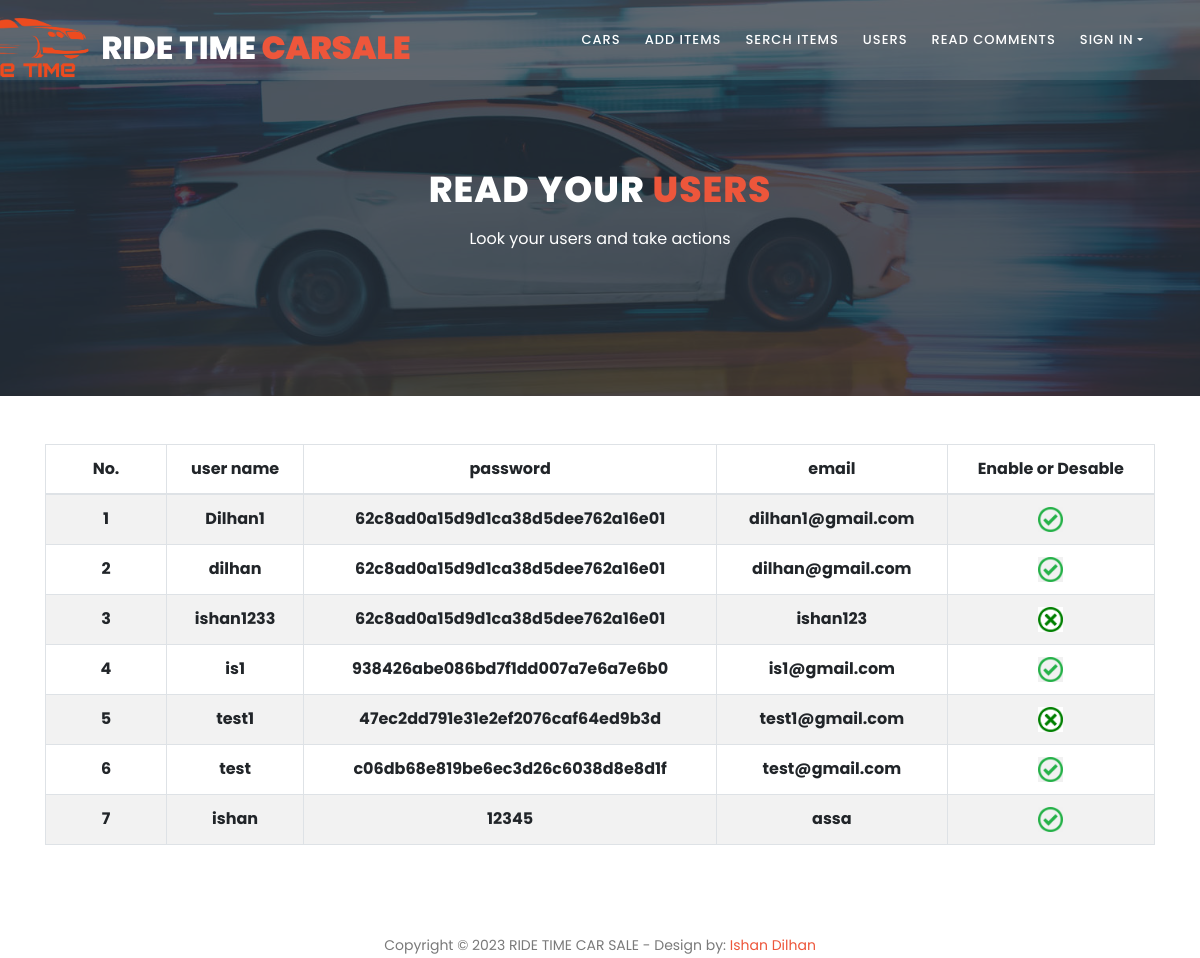
/Admin/readusers.php, run on the app's committed database.
### tables this page shows
CREATE TABLE `car_user` (
  `user_id` int(11) NOT NULL,
  `user_cato` int(11) DEFAULT 3,
  `user_name` varchar(100) NOT NULL,
  `pwd` varchar(100) DEFAULT NULL,
  `email` varchar(100) DEFAULT NULL,
  `phone_no` varchar(20) DEFAULT NULL,
  `user_image_url` varchar(200) DEFAULT NULL,
  `user_is_active` tinyint(1) DEFAULT 1,
  `last_login` datetime DEFAULT NULL,
  `created_date` datetime DEFAULT NULL
);

### Admin/readusers.php (the view, shortened to what this page needs)
<?php
include_once "header1.php";
$query  = "SELECT `user_id`,`user_name`,`pwd`,`email`,`phone_no`,`user_image_url`,`user_is_active`,`last_login`,`created_date` FROM `car_user` ORDER BY `user_id` DESC";
$searchQ = mysqli_query($con,$query);
?>
    <section class="section section-bg" id="call-to-action" style="background-image: url(assets/images/banner-image-1-1920x500.jpg)">
        <div class="container">
            <div class="row">
                <div class="col-lg-10 offset-lg-1">
                    <div class="cta-content">
                        <br>
                        <br>
                        <h2>Read your <em>users</em></h2>
                        <p>Look your users and take actions</p>
                    </div>
                </div>
            </div>
        </div>
    </section>
            <div class="col-md-12  text-center">
                <br>
                <br>
					                	<div ><span id="ishan" style="color: red; font-weight: bolder;">
                                        <?php
if(mysqli_num_rows($searchQ ) == 0)
{   echo mysqli_num_rows($searchQ );
    echo 'no item found ! ';
}
else
{
    ?>
<div class="container table-responsive">
  <table class="table table-bordered table-striped">
    <thead>
      <tr>
        <th scope="col">No.</th>
        <th scope="col">user name</th>
        <th scope="col">password</th>
        <th scope="col">email</th>
        <th scope="col">Enable or Desable</th>
      </tr>
    </thead>
    <tbody>
      <?php
      $num = 1;
      while ($row = mysqli_fetch_array($searchQ )) {
      ?>
        <tr>
          <th scope="row"><?php echo $num; ?></th>
          <td><?php echo $row['user_name']; ?></td>
          <td><?php echo $row['pwd']; ?></td>
          <td><?php echo $row['email']; ?></td>
          <?php
if ( $row['user_is_active']== 1) {
?>
    <td style="text-align: center; vertical-align: middle;">
    <img style="height: 25px; width: 25px; cursor: pointer;" src="./../assets/images/correct.png" alt="enable" onclick="enableDesable(<?php echo $row['user_id']; ?>, 'd')">
</td>
<?php
} else {
?>
    <td style="text-align: center; vertical-align: middle;">
        <img style="height: 25px; width: 25px; cursor: pointer;" src="./../assets/images/wrong.png" alt="disable" onclick="enableDesable(<?php echo $row['user_id']; ?>, 'e')">
    </td>
<?php
}
?>
        </tr>
      <?php
        $num++;
      }
      ?>
    </tbody>
  </table>
    </div>
    <?php
  }
  ?></span></div>
			</div>
    <footer>
        <div class="container">
            <div class="row">
                <div class="col-lg-12 " style="text-align: center;">
                <br>
                <br>
                <br>
                    <p>
                        Copyright © 2023 RIDE TIME CAR SALE
                        - Design by: <a href="https://www.ishanwaruna.com/">Ishan Dilhan</a>
                    </p>
                </div>
            </div>
        </div>
    </footer>
  </body>
</html>

### Admin/assets/css/style.css (style rules this page uses)
html, body, div, span, applet, object, iframe, h1, h2, h3, h4, h5, h6, p, blockquote, div pre, a, abbr, acronym, address, big, cite, code, del, dfn, em, font, img, ins, kbd, q, s, samp, small, strike, strong, sub, sup, tt, var, b, u, i, center, dl, dt, dd, ol, ul, li, figure, header, nav, section, article, aside, footer, figcaption { margin: 0; padding: 0; border: 0; outline: 0; }
header, nav, section, article, aside, footer, hgroup { display: block; }
* { box-sizing: border-box; }
html, body { font-family: 'Poppins', sans-serif; font-weight: 400; background-color: #fff; font-size: 16px; -ms-text-size-adjust: 100%; -webkit-font-smoothing: antialiased; -moz-osx-font-smoothing: grayscale; }
a { text-decoration: none !important; }
h1, h2, h3, h4, h5, h6 { margin-top: 0px; margin-bottom: 0px; }
p { font-size: 14px; line-height: 25px; color: #7a7a7a; }
html, body { background: #fff; font-family: 'Poppins', sans-serif; }
#call-to-action { padding: 120px 0px; background-image: url(../images/cta-bg.jpg); background-position: center center; background-repeat: no-repeat; background-size: cover; text-align: center; }
.cta-content h2 { font-size: 36px; text-transform: uppercase; font-weight: 800; color: #fff; letter-spacing: 1px; }
.cta-content h2 em { font-style: normal; color: #ed563b; }
.cta-content p { font-size: 16px; color: #fff; margin: 15px 0px 25px 0px; }
.section-bg { background-position: center center; background-repeat: no-repeat; background-size: cover; position: relative; }
.section-bg:before { content: ''; position: absolute; top: 0; left: 0; width: 100%; height: 100%; background-color: rgba(35, 45, 57, 0.8); }
.section-bg>form, .section-bg .container { position: relative; z-index: 2 }
a { color: #ed563b; }

### Admin/readusers.php (style rules this page uses)
th, td { min-width: 100px; white-space: nowrap; }

### data on the page
car_user: user_name "Dilhan1", pwd "62c8ad0a15d9d1ca38d5dee762a16e01", email "dilhan1@gmail.com", user_is_active 1 (drawn)
car_user: user_name "dilhan", pwd "62c8ad0a15d9d1ca38d5dee762a16e01", email "dilhan@gmail.com", user_is_active 1 (drawn)
car_user: user_name "ishan1233", pwd "62c8ad0a15d9d1ca38d5dee762a16e01", email "ishan123", user_is_active 0 (drawn)
car_user: user_name "is1", pwd "938426abe086bd7f1dd007a7e6a7e6b0", email "is1@gmail.com", user_is_active 1 (drawn)
car_user: user_name "test1", pwd "47ec2dd791e31e2ef2076caf64ed9b3d", email "test1@gmail.com", user_is_active 0 (drawn)
car_user: user_name "test", pwd "c06db68e819be6ec3d26c6038d8e8d1f", email "test@gmail.com", user_is_active 1 (drawn)
car_user: user_name "ishan", pwd "12345", email "assa", user_is_active 1 (drawn)
